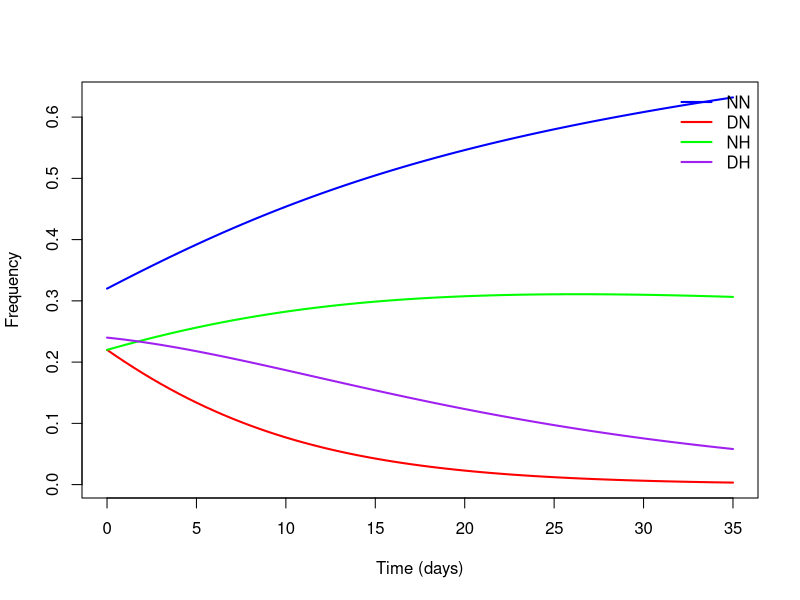

Write the R code that produced this figure.
library(deSolve)

# ODE function for 4 variants, with competition form b_{i,j} = r_j / r_i
# and mutation m_{i,j} depending on distances in the VPg region
virus_ode <- function(t, state, params) {
  # state = (V1, V2, V3, V4)
  V1 <- state[1]
  V2 <- state[2]
  V3 <- state[3]
  V4 <- state[4]
  
  # Unpack parameters
  r1  <- params["r1"]; r2  <- params["r2"]
  r3  <- params["r3"]; r4  <- params["r4"]
  K   <- params["K"]
  mut <- params["mut"]  # single-mutation rate
  
  # For convenience, define each V to avoid rewriting
  V <- c(V1, V2, V3, V4)
  r <- c(r1, r2, r3, r4)
  
  # We assume 2-locus differences:
  # Distances: (1) NN->DN or NH, (2) DN->DH or NN, etc...
  # We'll define a function dist(i,j) that returns 0 if i=j, 1 if differ by 1 mut, else 2
  dist <- matrix(c(
    0,1,1,2,
    1,0,2,1,
    1,2,0,1,
    2,1,1,0
  ), nrow=4, byrow=TRUE)
  
  # Define mutation rates m_{i,j}
  # If distance = 1 => m
  # If distance = 2 => m^2
  # If distance = 0 => 0
  m_ij <- matrix(0, nrow=4, ncol=4)
  for(i in 1:4) {
    for(j in 1:4) {
      if(dist[i,j] == 1) {
        m_ij[i,j] <- mut
      } else if(dist[i,j] == 2) {
        m_ij[i,j] <- mut^2
      } else {
        m_ij[i,j] <- 0
      }
    }
  }
  
  # We also define b_{i,j} = r_j / r_i
  # We'll store them in a matrix b[i,j]
  b <- matrix(0, nrow=4, ncol=4)
  for(i in 1:4) {
    for(j in 1:4) {
      if(i != j) {
        b[i,j] <- r[j] / r[i]
      }
    }
  }
  
  # Now compute dV_i/dt
  dV <- numeric(4)
  sumV <- sum(V)
  
  for(i in 1:4) {
    # competition term: r_i * V_i(t) * ( 1 - [V_i + sum_{j != i} b_{i,j} V_j ] / K )
    comp_part <- V[i] * r[i] * (1 - (V[i] + sum(b[i, -i]*V[-i]))/K )
    
    # mutation term: sum_{j!=i} m_{i,j} * [ V_j - V_i ]
    # expand that to sum_{j} because if j=i, it's zero anyway
    mut_part <- 0
    for(j in 1:4) {
      mut_part <- mut_part + m_ij[i,j]*(V[j] - V[i])
    }
    
    dV[i] <- comp_part + mut_part
  }
  
  list(dV)
}

#### Set up parameters
params <- c(
  r1=1.05,  # Example: variant 1's growth rate
  r2=0.91,  # variant 2
  r3=1.04,  # variant 3
  r4=0.99,  # variant 4
  K=1e6,    # carrying capacity
  mut=1e-5  # single point mutation probability
)

#### Initial conditions (based on the inoculum frequencies)
# Suppose the inoculum frequencies were NN=0.32, DN=0.22, NH=0.22, DH=0.24
# We'll scale by total virus = 100 for the initial time
V_tot0 <- 100
y0 <- c(V_tot0*0.32, V_tot0*0.22, V_tot0*0.22, V_tot0*0.24)

#### Solve over 0..35 days
times <- seq(0, 35, by=0.5)

out <- ode(y=y0, times=times, func=virus_ode, parms=params)

# Convert to data frame
out <- as.data.frame(out)
colnames(out) <- c("time","V1","V2","V3","V4")

# Compute frequencies
freq <- out
freq[,2:5] <- freq[,2:5] / rowSums(freq[,2:5])

# Plot frequencies over time
matplot(freq$time, freq[,2:5], type="l", lty=1, lwd=2,
        xlab="Time (days)", ylab="Frequency",
        col=c("blue","red","green","purple"))
legend("topright", legend=c("NN","DN","NH","DH"),
       col=c("blue","red","green","purple"), lty=1, lwd=2, bty="n")
